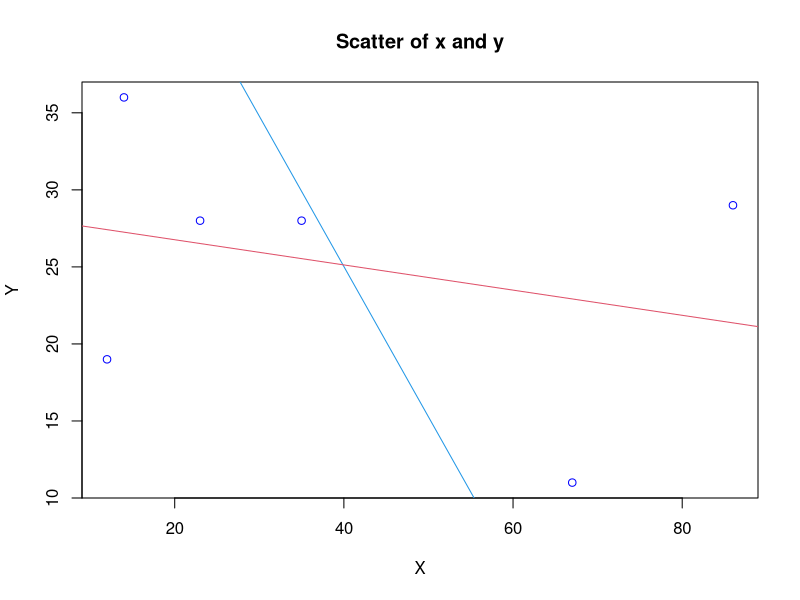

This chart was generated by the following R code:
#Problem1 21BAI1394
x=c(12,23,14,35,86,67)
y=c(19,28,36,28,29,11)

#Scatter plot
plot(x,y,main="Scatter of x and y",xlab="X",ylab="Y",col="blue")

#Coefficient of correlation between X and Y
cor(x,y,method="pearson")

#Fit the linear regression model
model=lm(x~y)
model

#plotting the regression line
abline(model,col=4)
abline(lm(y~x),col=2)
